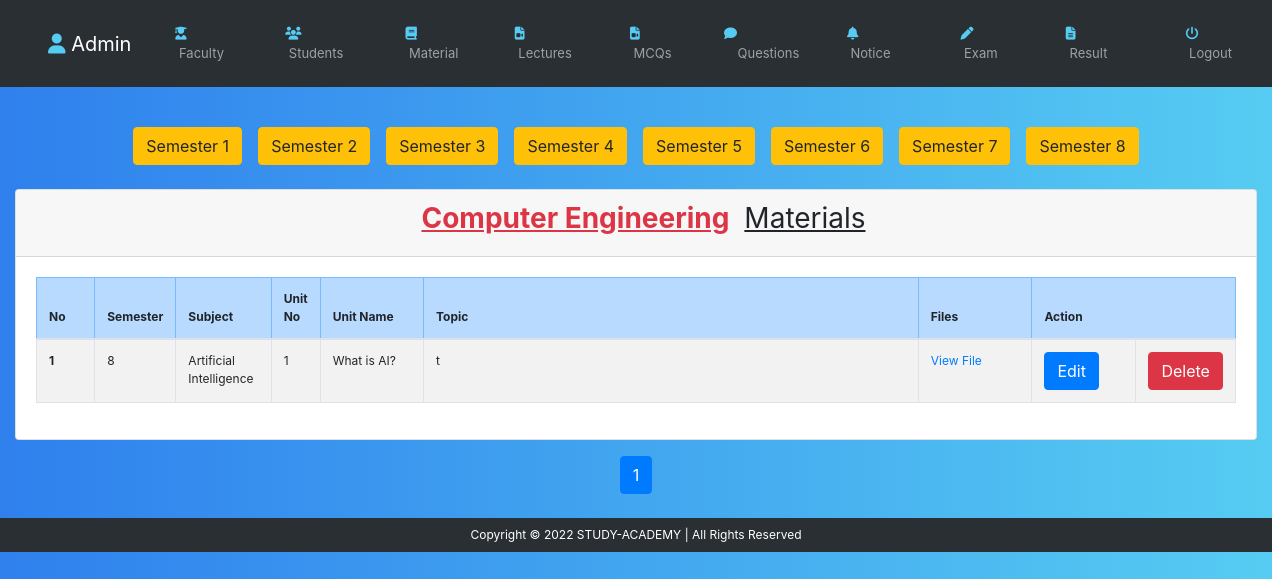
Screenshot of /admin/view_materials.php?d_id=2 (signed in) with the database file from the repository.
### tables this page shows
CREATE TABLE `department` (
  `d_id` int(25) NOT NULL,
  `department` varchar(255) NOT NULL
);

CREATE TABLE `study_materials` (
  `material_id` int(255) NOT NULL,
  `admin_id` int(25) DEFAULT NULL,
  `faculty_id` int(25) DEFAULT NULL,
  `d_id` int(25) NOT NULL,
  `semester` varchar(255) NOT NULL,
  `sub_id` int(25) NOT NULL,
  `unit_id` int(25) NOT NULL,
  `topic` varchar(255) NOT NULL,
  `file` varchar(255) NOT NULL,
  `create_time` datetime NOT NULL DEFAULT current_timestamp(),
  `update_time` datetime DEFAULT NULL
);

CREATE TABLE `subject` (
  `sub_id` int(25) NOT NULL,
  `short_name` varchar(255) DEFAULT NULL,
  `subject` varchar(255) NOT NULL,
  `d_id` int(25) NOT NULL,
  `semester` int(10) NOT NULL,
  `create_time` datetime NOT NULL DEFAULT current_timestamp(),
  `update_time` datetime DEFAULT NULL
);

CREATE TABLE `unit` (
  `unit_id` int(25) NOT NULL,
  `sub_id` int(25) NOT NULL,
  `unit_number` int(25) NOT NULL,
  `unit_name` varchar(255) NOT NULL,
  `create_time` datetime NOT NULL DEFAULT current_timestamp(),
  `update_time` datetime DEFAULT NULL
);

### inc/function.php (called while the page is built, shortened)
<?php
require '../db/dbcon.php';
	?>
<?php
function sub_id($sub_id) {
	global $con;
	    $Select_Subject = "SELECT subject.subject FROM subject WHERE sub_id=$sub_id";
	    $SelectResult = mysqli_query($con, $Select_Subject);
	    $row = mysqli_fetch_array($SelectResult);
	     return $row['subject'];
}
function unit_id($unit_id) {
	global $con;
	    $Select_Subject = "SELECT * FROM unit WHERE unit_id=$unit_id";
	    $SelectResult = mysqli_query($con, $Select_Subject);
	    $row = mysqli_fetch_array($SelectResult);
	     return $row;
}
function d_id($d_id) {
	global $con;
	    $Select_department = "SELECT department.department FROM department WHERE d_id=$d_id";
	    $SelectResult = mysqli_query($con, $Select_department);
	    $row = mysqli_fetch_array($SelectResult);
	     return $row['department'];
}
function safe_string($str) {
	global $con;
	   	$str = trim($str);
  		$str = stripslashes($str);
  		$str = strip_tags($str);
  		$str = htmlspecialchars($str);
	   	$str = mysqli_real_escape_string($con,$str);
	return $str;
}
?>

### admin/view_materials.php (the view, shortened to what this page needs)
<?php
require '../db/dbcon.php';
if (isset($_GET['d_id']) > 0 && $_GET['d_id'] < 5 && $_GET['d_id'] != '') {
	$limit = 5;
	if (isset($_GET['page'])) {
		$page = safe_string($_GET['page']);
	} else {
		$page = 1;
	}
	$offset = ($page - 1) * $limit;
	$d_id = safe_string($_GET['d_id']);
?>
	<body>
		<div class="container-fluid mt-3">
			<center>
				<?php
				$dark = $semActive = $semEcho = $sub = $subActive = $sub_id1=$unit_id='';
				$flag=false;
				$sql = "SELECT  study_materials.*, department.department FROM study_materials,department WHERE study_materials.d_id=$d_id && department.d_id=$d_id LIMIT {$offset},{$limit}";
				$pageSql = "SELECT * FROM `study_materials` WHERE study_materials.d_id=$d_id";
				for ($sem = 1; $sem <= 8; $sem++) {
					if ($sem == $semActive) {
						$dark = 'btn-purple';
					} else {
						$dark = "btn-warning";
					}
					echo '<a class="btn ' . $dark . '  m-2 my-4" href="view_materials.php?d_id=' . $d_id . '&sem_id=' . $sem . '">Semester ' . $sem . '</a>';
				}
				?>
			</center>
			<div class="card">
				<div class="card-header">
					<h3 class="text-center "><?php echo $semEcho ?> <b class="text-decoration-underline text-danger"><?php echo d_id($d_id); ?></b>  <b class=" font-weight-normal text-decoration-underline">Materials</b></h3>
				</div>
				<div class="card-body">
					<div class="table-responsive">
						<table class="table thover ts table-bordered">
							<thead class="table-primary">
								<tr class="">
									<th width="5%">No</th>
									<?php
                                    if (!isset($subSql)) {
                                        echo "<th width='3%'>Semester</th>
                                              ";
                                    }
                                    if ($flag==false) {
                                        echo "
                                              <th width='8%'>Subject</th>";
                                    }
                                    if (!isset($_GET['unit_id'])) {
                                        echo "
                                              <th width='4%'>Unit No</th>
					    					  <th width='9%'>Unit Name</th>";
                                    }
                                    ?>
									<th width="45%">Topic</th>
									<th width="10%">Files</th>
									<th width="20%" colspan="2">Action</th>
								</tr>
							</thead>
							<tbody>
								<?php
								$result = mysqli_query($con, $sql) or die(mysqli_error($con));
								$records = mysqli_num_rows($result);
								if ($records == 0) {
									echo "<td colspan='9' align='center' class='text-danger'><b>No materials!</td></b>";
								} else {
									$No = $offset;
									while ($row = mysqli_fetch_assoc($result)) {
										$No = $No + 1;
								?>
										<tr>
											<td><?php echo "<b>" . $No . "</b>"; ?></td>
											 <?php
                                            if (!isset($subSql)) {
                                                echo "<td>" . $row['semester'] . "</td>
                                                      ";
                                            }
                                            if ($flag==false) {
                                                echo "
                                                      <td>" . sub_id($row['sub_id']) . "</td>";
                                            }
                                            $unitArr=unit_id($row['unit_id']);
                                            if (!isset($_GET['unit_id'])) {
                                                echo "
                                                      <td>" . $unitArr['unit_number']. "</td>
                                                      <td>" . $unitArr['unit_name'] . "</td>";
                                            }
                                            ?>
											<td><?php echo $row['topic']; ?></td>
											<td><a href="<?php echo $row['file']; ?>" target="_blank">View File</a></td>
											<td>
												<a href="edit_materials.php?material_id=<?php echo $row['material_id']; ?>" class="btn btn-primary" href="">Edit</a>
											</td>
											<td>
												<a href="delete.php?material_id=<?php echo $row['material_id']; ?>" class="btn btn-danger" href="">Delete</a>
											</td>
										</tr>
								<?php
									}
								}
								?>
							</tbody>
						</table>
					</div>
				</div>
			</div>
			<div class="container mt-3">
			<?php
			$records1 = mysqli_num_rows(mysqli_query($con, $pageSql));
			if ($records1 > 0) {
				$total_page = ceil($records1 / $limit);
				echo '<ul class="pagination justify-content-center">';
				for ($i = 1; $i <= $total_page; $i++) {
					if ($i == $page) {
						$active = 'active';
					} else {
						$active = "";
					}
					if (isset($_GET['sem_id']) && $_GET['d_id'] > 0 && $_GET['sem_id'] <= 8 && $_GET['sem_id'] != '') {
						if (isset($_GET['sem_id']) && $_GET['d_id']>0 && $_GET['sem_id']<=8 && $_GET['sem_id']!=''&& isset($_GET['sub_id']) && $_GET['sub_id']!='' ) {
                       if (isset($_GET['sem_id']) && $_GET['d_id']>0 && $_GET['sem_id']<=8 && $_GET['sem_id']!=''&& isset($_GET['sub_id']) && $_GET['sub_id']!=''&& isset($_GET['unit_id']) && $_GET['unit_id']!='' ){
                        	$PageNo='<li class="page-item '.$active.'"><a class="page-link" href="view_materials.php?d_id='.$d_id.'&sem_id='.$sem_id.'&sub_id='.$sub_id1.'&unit_id='.$unit_id.'&page='.$i.'">'.$i.'</a></li>';
                        }else{
                        	$PageNo='<li class="page-item '.$active.'"><a class="page-link" href="view_materials.php?d_id='.$d_id.'&sem_id='.$sem_id.'&sub_id='.$sub_id1.'&page='.$i.'">'.$i.'</a></li>';
                        }
                    }else{
                    $PageNo='<li class="page-item '.$active.'"><a class="page-link" href="view_materials.php?d_id='.$d_id.'&sem_id='.$sem_id.'&page='.$i.'">'.$i.'</a></li>';
                    }
					} else {
						$PageNo = '<li class="page-item ' . $active . '"><a class="page-link" href="view_materials.php?d_id=' . $d_id . '&page=' . $i . '">' . $i . '</a></li>';
					}
					echo $PageNo;
				}
				echo '</ul>';
			}
		} else {
			echo "<h2 class='text-danger text-center mt-5'>Invalid ID</h2> ";
		}
			?>
			</div>
		</div>
		<?php include 'footer.php'; ?>

### inc/header.php (style rules this page uses)
table,th,td,p, center { font-size: 12px; }
.ts tbody tr:nth-of-type(odd) { background-color: rgba(0, 0, 0, 0.05); }
body { background: #56CCF2; background: linear-gradient(to right, #2F80ED, #56CCF2); }

### rows the page displays
department: department "Computer Engineering"
study_materials: semester "8", sub.subject "Artificial Intelligence", unit.unit_number "1", unit.unit_name "What is AI?", topic "t"
